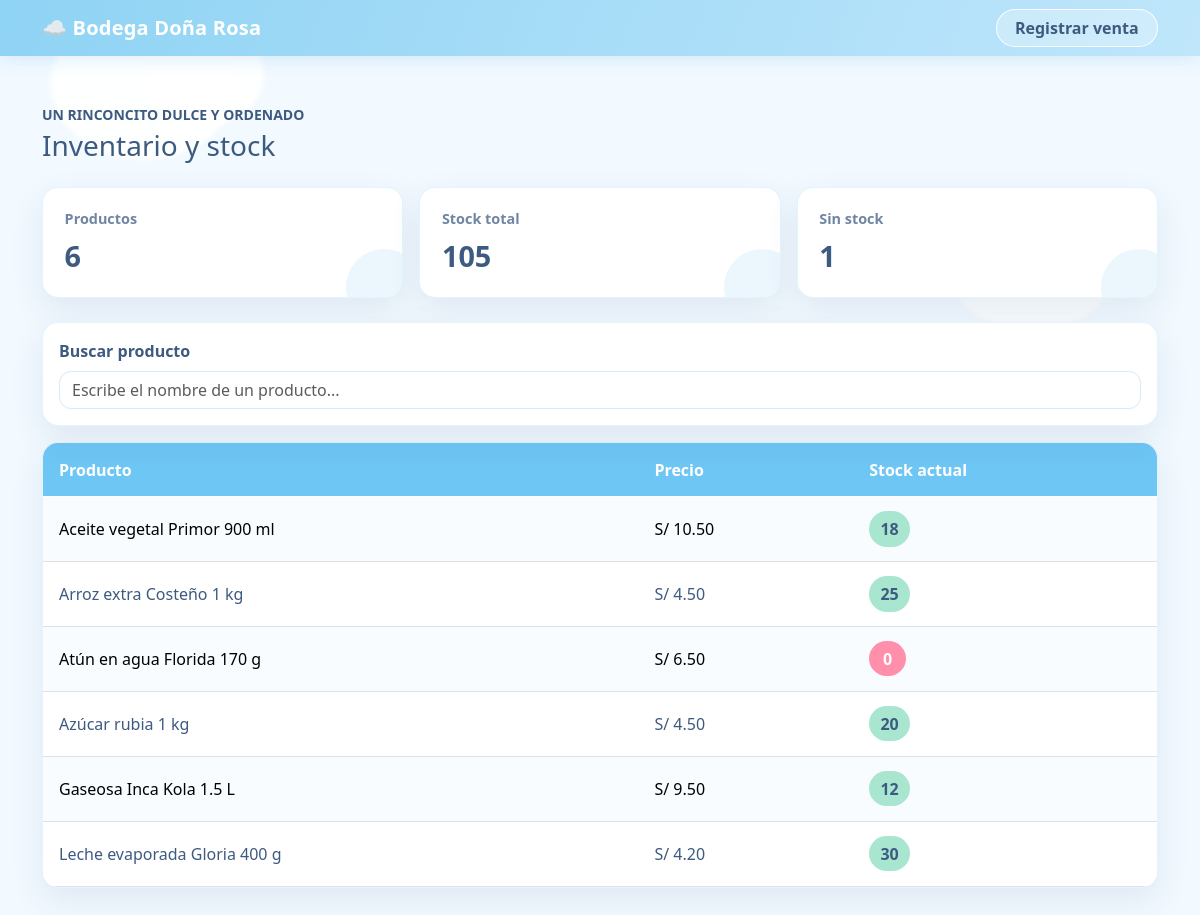
The page / on the database its author committed.
### tables this page shows
CREATE TABLE producto (
    id INT PRIMARY KEY AUTO_INCREMENT,
    nombre VARCHAR(80) NOT NULL,
    precio DECIMAL(8,2) NOT NULL,
    stock INT NOT NULL DEFAULT 0
);

### config/conexion.php (called while the page is built)
<?php
function conectar(): PDO
{
    $config = require __DIR__ . '/env.php';
    $dsn = sprintf(
        'mysql:host=%s;dbname=%s;charset=utf8mb4',
        $config['host'],
        $config['base']
    );
    return new PDO($dsn, $config['usuario'], $config['clave'], [
        PDO::ATTR_ERRMODE => PDO::ERRMODE_EXCEPTION,
        PDO::ATTR_DEFAULT_FETCH_MODE => PDO::FETCH_ASSOC,
        PDO::ATTR_EMULATE_PREPARES => false,
    ]);
}

### src/RepositorioMySQL.php (called while the page is built, shortened)
<?php
final class RepositorioMySQL
{
    public function listarProductos(): array
    {
        $consulta = $this->pdo->query(
            'SELECT id, nombre, precio, stock FROM producto ORDER BY nombre'
        );
        return $consulta->fetchAll();
    }
}

### index.php (the view, shortened to what this page needs)
<?php
require_once __DIR__ . '/config/conexion.php';
require_once __DIR__ . '/src/RepositorioMySQL.php';
function escapar(string $valor): string
{
    return htmlspecialchars($valor, ENT_QUOTES | ENT_SUBSTITUTE, 'UTF-8');
}
$productos = [];
$error = null;
try {
    $repositorio = new RepositorioMySQL(conectar());
    $productos = $repositorio->listarProductos();
} catch (PDOException $exception) {
    $error = 'No se pudo cargar el inventario. Verifique la conexión con la base de datos.';
}
$stockTotal = array_sum(array_map(
    static fn (array $producto): int => (int) $producto['stock'],
    $productos
));
$productosSinStock = count(array_filter(
    $productos,
    static fn (array $producto): bool => (int) $producto['stock'] === 0
));
?>
<!doctype html>
<html lang="es">
<head>
    <link href="https://cdn.jsdelivr.net/npm/bootstrap@5.3.3/dist/css/bootstrap.min.css" rel="stylesheet">
    <link href="assets/estilo.css" rel="stylesheet">
</head>
<body>
<nav class="navbar navbar-cloud">
    <div class="container">
        <a class="navbar-brand" href="index.php">☁️ Bodega Doña Rosa</a>
        <a class="btn btn-outline-success" href="venta.php">Registrar venta</a>
    </div>
</nav>
<main class="container py-4 py-lg-5">
    <div class="mb-4">
        <p class="text-uppercase small fw-semibold mb-1">Un rinconcito dulce y ordenado</p>
        <h1 class="h3 mb-0">Inventario y stock</h1>
    </div>
    <?php if ($error !== null): ?>
        <div class="alert alert-danger" role="alert">💗 <?= escapar($error) ?></div>
    <?php else: ?>
        <div class="row g-3 mb-4">
            <div class="col-md-4">
                <article class="card summary-card">
                    <div class="card-body">
                        <div class="summary-label">Productos</div>
                        <p class="summary-value"><?= count($productos) ?></p>
                    </div>
                </article>
            </div>
            <div class="col-md-4">
                <article class="card summary-card">
                    <div class="card-body">
                        <div class="summary-label">Stock total</div>
                        <p class="summary-value"><?= $stockTotal ?></p>
                    </div>
                </article>
            </div>
            <div class="col-md-4">
                <article class="card summary-card">
                    <div class="card-body">
                        <div class="summary-label">Sin stock</div>
                        <p class="summary-value"><?= $productosSinStock ?></p>
                    </div>
                </article>
            </div>
        </div>
        <div class="card mb-3">
            <div class="card-body">
                <label for="buscar-producto" class="form-label fw-semibold">Buscar producto</label>
                <input type="search" class="form-control search-box" id="buscar-producto"
                       placeholder="Escribe el nombre de un producto..." autocomplete="off">
            </div>
        </div>
        <div class="table-shell table-responsive">
            <table class="table table-striped align-middle">
                <thead>
                <tr><th>Producto</th><th>Precio</th><th>Stock actual</th></tr>
                </thead>
                <tbody id="productos-lista">
                <?php foreach ($productos as $producto): ?>
                    <tr data-nombre="<?= escapar((string) $producto['nombre']) ?>">
                        <td><?= escapar((string) $producto['nombre']) ?></td>
                        <td>S/ <?= number_format((float) $producto['precio'], 2, '.', ',') ?></td>
                        <td>
                            <?php
                            $stock = (int) $producto['stock'];
                            $claseStock = $stock === 0 ? 'stock-empty' : ($stock <= 5 ? 'stock-low' : 'stock-ok');
                            ?>
                            <span class="stock-badge <?= $claseStock ?>"><?= $stock ?></span>
                        </td>
                    </tr>
                <?php endforeach; ?>
                </tbody>
            </table>
        </div>
    <?php endif; ?>
</main>
</body>
</html>

### assets/estilo.css (style rules this page uses)
:root { --cielo: #6EC6F5; --cielo-hover: #4FB3EA; --cielo-claro: #F2F9FF; --rosa: #FFC8DD; --rosa-fuerte: #FF8FAB; --menta: #A8E6CF; --amarillo: #FFE9A8; --texto: #3D5A80; --sombra: 0 12px 32px rgba(61, 90, 128, 0.10); }
body { min-height: 100vh; color: var(--texto); background: radial-gradient(ellipse at 12% 9%, rgba(255, 255, 255, 0.95) 0 6%, transparent 6.5%), radial-gradient(ellipse at 17% 8%, rgba(255, 255, 255, 0.95) 0 4%, transparent 4.5%), radial-gradient(ellipse at 86% 30%, rgba(255, 255, 255, 0.65) 0 5%, transparent 5.5%), var(--cielo-claro); font-family: system-ui, -apple-system, "Segoe UI", sans-serif; }
h1, h2, h3, .form-label { color: var(--texto); }
.navbar-cloud { background: linear-gradient(110deg, #8FD3F4, #BFE6FB); box-shadow: 0 4px 18px rgba(79, 179, 234, 0.18); }
.navbar-cloud .navbar-brand { color: #fff; font-weight: 750; letter-spacing: 0.01em; }
.btn { border-radius: 999px; font-weight: 650; padding-inline: 1.15rem; }
.btn-outline-success { color: var(--texto); border-color: rgba(255, 255, 255, 0.9); background-color: rgba(255, 255, 255, 0.28); }
.card, .table-shell, .alert { border: 1px solid rgba(143, 211, 244, 0.25); border-radius: 16px; box-shadow: var(--sombra); }
.card, .table-shell { background-color: #fff; }
.summary-card { height: 100%; overflow: hidden; position: relative; }
.summary-card::after { position: absolute; content: ""; width: 76px; height: 76px; right: -20px; bottom: -28px; border-radius: 50%; background: rgba(143, 211, 244, 0.18); }
.summary-card .card-body { padding: 1.25rem 1.35rem; }
.summary-label { color: #7085a2; font-size: 0.9rem; font-weight: 650; }
.summary-value { margin: 0.3rem 0 0; color: var(--texto); font-size: 1.8rem; font-weight: 750; }
.search-box, .form-control, .form-select { border-color: #d7eaf6; border-radius: 12px; color: var(--texto); }
.table-shell { overflow: hidden; }
.table { --bs-table-color: var(--texto); margin-bottom: 0; }
.table > :not(caption) > * > * { padding: 0.9rem 1rem; }
.table thead th { color: #fff; border-color: rgba(255, 255, 255, 0.2); background-color: var(--cielo); font-weight: 650; }
.table-striped > tbody > tr:nth-of-type(odd) > * { --bs-table-bg-type: #f8fcff; }
.stock-badge { display: inline-block; min-width: 2.3rem; padding: 0.35rem 0.7rem; border-radius: 999px; color: var(--texto); font-weight: 700; text-align: center; }
.stock-empty { color: #fff; background-color: var(--rosa-fuerte); }
.stock-ok { background-color: var(--menta); }

### rows shown on the page
producto: nombre "Aceite vegetal Primor 900 ml", precio "10.50", stock "18"
producto: nombre "Arroz extra Costeño 1 kg", precio "4.50", stock "25"
producto: nombre "Atún en agua Florida 170 g", precio "6.50", stock "0"
producto: nombre "Azúcar rubia 1 kg", precio "4.50", stock "20"
producto: nombre "Gaseosa Inca Kola 1.5 L", precio "9.50", stock "12"
producto: nombre "Leche evaporada Gloria 400 g", precio "4.20", stock "30"

### other values the page prints
count($productos) "6"
$stockTotal "105"
$productosSinStock "1"
